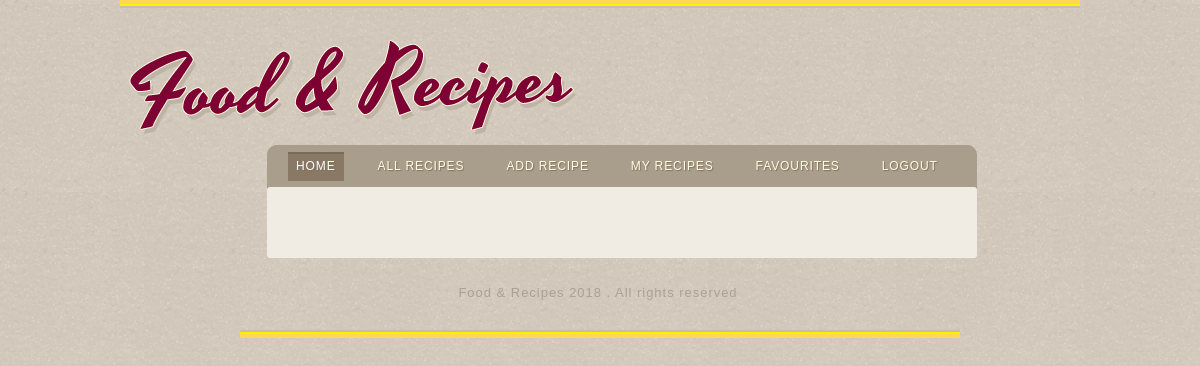
Before: /favourites/1/ (signed in) with the older database file.
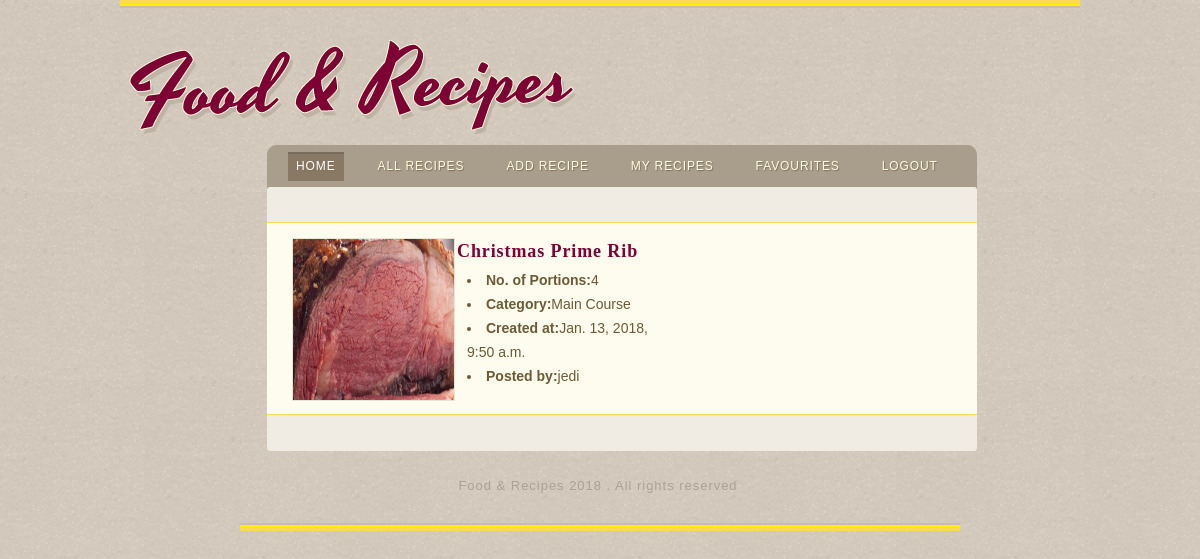
After: the same page with the newer database file.
### RecipeApp/models.py (models this page shows)
class Favourite(models.Model):
    id_recipe = models.ForeignKey(Recipe, on_delete=models.CASCADE)
    id_user = models.ForeignKey(User, on_delete=models.CASCADE)

class Recipe(models.Model):
    name = models.CharField(max_length=45)
    category = models.IntegerField(choices=[
        (1, "Soup"),
        (2, "Dessert"),
        (3, "Main Course"),
        (4, "Salad/ Starter"),
    ]
    )
    no_portions = models.IntegerField()
    text = models.TextField(max_length=10000)
    created = models.DateTimeField(auto_now_add=True)
    updated = models.DateTimeField(auto_now=True)
    id_user = models.ForeignKey(User)
    image = models.ImageField(upload_to='recipes')

### RecipeApp/views.py (the view)
class FavouritesListView(ListView):
    template_name = 'favourites.html'
    model = Favourite
    context_object_name = 'favourites'
    def get_queryset(self, *args, **kwargs):
        return Favourite.objects.all()

### RecipeApp/templates/favourites.html (shortened to what this page needs)
{% extends 'layout.html' %}
{% load static %}
{% block content %}
<div id="content">
					<div>
						<ul>
                        {% for recipe in favourites %}
                            {%  if request.user.pk == recipe.id_user.pk %}
							<li>
								<a style="width:25%" href="#"><img style="height:161px;width:161px"src="{{ recipe.id_recipe.image.url }}" alt="Image"></a>
								<div style="">
									<h3><a href="#">{{ recipe.id_recipe.name }}</a></h3><div>
                                        <ul style="padding:5px;">
                                            <li><strong>No. of Portions:</strong>{{ recipe.id_recipe.no_portions }}</li>
                                            <li><strong>Category:</strong>{{ recipe.id_recipe.get_category_display}}</li>
                                            <li><strong>Created at:</strong>{{ recipe.id_recipe.created }}</li>
                                            <li><strong>Posted by:</strong>{{ recipe.id_recipe.id_user.username }}</li>
                                        </ul>
								</div></div>
							</li>
                            {% endif %}
                        {% endfor %}
                        </ul>
                    </div>
</div>
{% endblock %}

Changed rows visible on the page:
added Favourite: id_recipe.image (picture), id_recipe.name "Christmas Prime Rib", id_recipe.no_portions "4", id_recipe.category "Main Course", id_recipe.created "Jan. 13, 2018, 9:50 a.m.", id_recipe.id_user.username "jedi"
